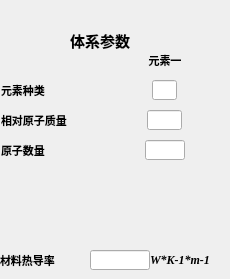
     <widget class="QWidget" name="page_5">
      <widget class="QWidget" name="widget_8" native="true">
       <property name="geometry">
        <rect>
         <x>0</x>
         <y>20</y>
         <width>201</width>
         <height>201</height>
        </rect>
       </property>
       <property name="styleSheet">
        <string notr="true">border-top-color: rgb(130, 130, 130);
border-bottom-color: rgb(130, 130, 130);
border-left-color: rgb(130, 130, 130);</string>
       </property>
       <widget class="QLabel" name="label_55">
        <property name="geometry">
         <rect>
          <x>60</x>
          <y>10</y>
          <width>80</width>
          <height>20</height>
         </rect>
        </property>
        <property name="font">
         <font>
          <family>微软雅黑</family>
          <pointsize>11</pointsize>
          <weight>75</weight>
          <bold>true</bold>
         </font>
        </property>
        <property name="styleSheet">
         <string notr="true">border-color: rgb(255, 255, 255);
color: rgb(0, 0, 0);</string>
        </property>
        <property name="text">
         <string>体系参数</string>
        </property>
        <property name="alignment">
         <set>Qt::AlignCenter</set>
        </property>
       </widget>
       <widget class="QLabel" name="label_56">
        <property name="geometry">
         <rect>
          <x>1</x>
          <y>60</y>
          <width>55</width>
          <height>20</height>
         </rect>
        </property>
        <property name="font">
         <font>
          <family>微软雅黑</family>
          <pointsize>8</pointsize>
          <weight>75</weight>
          <bold>true</bold>
         </font>
        </property>
        <property name="styleSheet">
         <string notr="true">border-color: rgb(255, 255, 255);
color: rgb(0, 0, 0);</string>
        </property>
        <property name="text">
         <string>元素种类</string>
        </property>
       </widget>
       <widget class="QLabel" name="label_57">
        <property name="geometry">
         <rect>
          <x>140</x>
          <y>30</y>
          <width>50</width>
          <height>20</height>
         </rect>
        </property>
        <property name="font">
         <font>
          <family>微软雅黑</family>
          <pointsize>8</pointsize>
          <weight>75</weight>
          <bold>true</bold>
         </font>
        </property>
        <property name="styleSheet">
         <string notr="true">border-color: rgb(255, 255, 255);
color: rgb(0, 0, 0);</string>
        </property>
        <property name="text">
         <string>元素一</string>
        </property>
        <property name="alignment">
         <set>Qt::AlignCenter</set>
        </property>
       </widget>
       <widget class="QLabel" name="label_58">
        <property name="geometry">
         <rect>
          <x>1</x>
          <y>90</y>
          <width>70</width>
          <height>20</height>
         </rect>
        </property>
        <property name="font">
         <font>
          <family>微软雅黑</family>
          <pointsize>8</pointsize>
          <weight>75</weight>
          <bold>true</bold>
         </font>
        </property>
        <property name="styleSheet">
         <string notr="true">border-color: rgb(255, 255, 255);
color: rgb(0, 0, 0);</string>
        </property>
        <property name="text">
         <string>相对原子质量</string>
        </property>
       </widget>
       <widget class="QLabel" name="label_59">
        <property name="geometry">
         <rect>
          <x>1</x>
          <y>120</y>
          <width>70</width>
          <height>20</height>
         </rect>
        </property>
        <property name="font">
         <font>
          <family>微软雅黑</family>
          <pointsize>8</pointsize>
          <weight>75</weight>
          <bold>true</bold>
         </font>
        </property>
        <property name="styleSheet">
         <string notr="true">border-color: rgb(255, 255, 255);
color: rgb(0, 0, 0);</string>
        </property>
        <property name="text">
         <string>原子数量</string>
        </property>
       </widget>
       <widget class="QLineEdit" name="exp1_ele1_lineEdit">
        <property name="geometry">
         <rect>
          <x>152</x>
          <y>60</y>
          <width>25</width>
          <height>20</height>
         </rect>
        </property>
        <property name="styleSheet">
         <string notr="true">border-color: rgb(255, 255, 255);
color: rgb(0, 0, 0);
border-bottom-color: rgb(0, 0, 0);</string>
        </property>
        <property name="alignment">
         <set>Qt::AlignCenter</set>
        </property>
       </widget>
       <widget class="QLineEdit" name="exp1_ele1_mass_lineEdit">
        <property name="geometry">
         <rect>
          <x>147</x>
          <y>90</y>
          <width>35</width>
          <height>20</height>
         </rect>
        </property>
        <property name="styleSheet">
         <string notr="true">border-color: rgb(255, 255, 255);
color: rgb(0, 0, 0);
border-bottom-color: rgb(0, 0, 0);</string>
        </property>
        <property name="alignment">
         <set>Qt::AlignCenter</set>
        </property>
       </widget>
       <widget class="QLineEdit" name="exp1_ele1_num_lineEdit">
        <property name="geometry">
         <rect>
          <x>145</x>
          <y>120</y>
          <width>40</width>
          <height>20</height>
         </rect>
        </property>
        <property name="styleSheet">
         <string notr="true">border-color: rgb(255, 255, 255);
color: rgb(0, 0, 0);
border-bottom-color: rgb(0, 0, 0);</string>
        </property>
        <property name="alignment">
         <set>Qt::AlignCenter</set>
        </property>
       </widget>
      </widget>
      <widget class="QLabel" name="label_61">
       <property name="geometry">
        <rect>
         <x>0</x>
         <y>250</y>
         <width>70</width>
         <height>20</height>
        </rect>
       </property>
       <property name="font">
        <font>
         <family>微软雅黑</family>
         <pointsize>8</pointsize>
         <weight>75</weight>
         <bold>true</bold>
        </font>
       </property>
       <property name="styleSheet">
        <string notr="true">border-color: rgb(255, 255, 255);
color: rgb(0, 0, 0);</string>
       </property>
       <property name="text">
        <string>材料热导率</string>
       </property>
      </widget>
      <widget class="QLineEdit" name="exp_res_lineEdit">
       <property name="geometry">
        <rect>
         <x>90</x>
         <y>250</y>
         <width>60</width>
         <height>20</height>
        </rect>
       </property>
       <property name="styleSheet">
        <string notr="true">border-color: rgb(255, 255, 255);
color: rgb(0, 0, 0);
border-bottom-color: rgb(0, 0, 0);</string>
       </property>
       <property name="text">
        <string/>
       </property>
       <property name="alignment">
        <set>Qt::AlignCenter</set>
       </property>
      </widget>
      <widget class="QLabel" name="label_45">
       <property name="geometry">
        <rect>
         <x>150</x>
         <y>250</y>
         <width>71</width>
         <height>20</height>
        </rect>
       </property>
       <property name="font">
        <font>
         <family>Times New Roman</family>
         <pointsize>9</pointsize>
         <weight>75</weight>
         <italic>true</italic>
         <bold>true</bold>
        </font>
       </property>
       <property name="styleSheet">
        <string notr="true">color: rgb(0, 0, 0);</string>
       </property>
       <property name="text">
        <string>W*K-1*m-1</string>
       </property>
      </widget>
     </widget>
